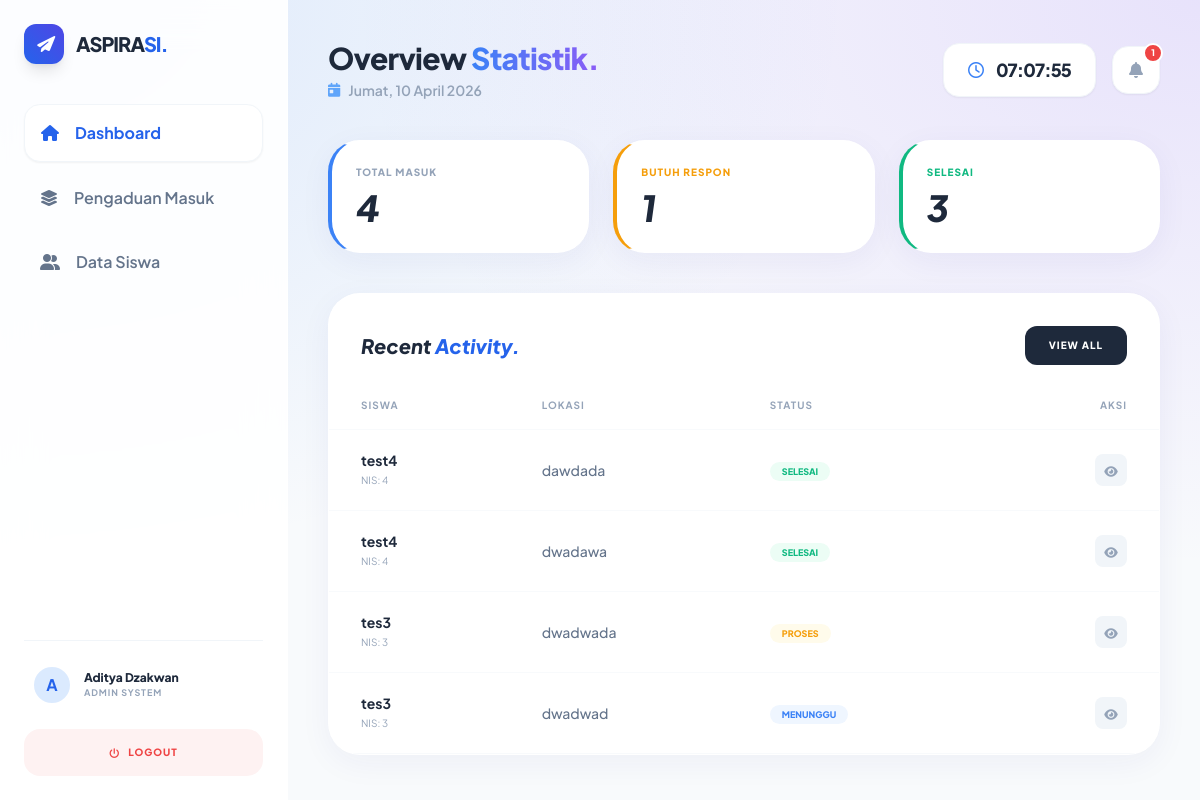
The app's page /admin_dashboard.php (signed in) with its own data.
### tables this page shows
CREATE TABLE `input_aspirasi` (
  `id_pelaporan` int NOT NULL,
  `nis` int DEFAULT NULL,
  `id_kategori` int DEFAULT NULL,
  `lokasi` varchar(50) DEFAULT NULL,
  `ket` varchar(50) DEFAULT NULL,
  `foto` varchar(255) DEFAULT NULL
);

CREATE TABLE `siswa` (
  `nis` int NOT NULL,
  `nama` varchar(100) DEFAULT NULL,
  `kelas` varchar(10) DEFAULT NULL,
  `password` varchar(255) DEFAULT NULL,
  `role` enum('admin','siswa') DEFAULT 'siswa'
);

CREATE TABLE `aspirasi` (
  `id_aspirasi` int NOT NULL,
  `id_pelaporan` int DEFAULT NULL,
  `status` enum('Menunggu','Proses','Selesai') DEFAULT 'Menunggu',
  `id_kategori` int DEFAULT NULL,
  `feedback` text
);

### admin_dashboard.php (the view, shortened to what this page needs)
<?php
include 'koneksi.php';
$total = mysqli_num_rows(mysqli_query($conn, "SELECT id_pelaporan FROM input_aspirasi"));
$pending = mysqli_num_rows(mysqli_query($conn, "SELECT a.id_pelaporan FROM aspirasi a RIGHT JOIN input_aspirasi i ON a.id_pelaporan = i.id_pelaporan WHERE a.status IS NULL OR a.status = 'Menunggu'"));
$selesai = mysqli_num_rows(mysqli_query($conn, "SELECT id_pelaporan FROM aspirasi WHERE status = 'Selesai'"));
$query_terbaru = mysqli_query($conn, "SELECT i.*, s.nama, a.status FROM input_aspirasi i
    JOIN siswa s ON i.nis = s.nis
    LEFT JOIN aspirasi a ON i.id_pelaporan = a.id_pelaporan
    ORDER BY i.id_pelaporan DESC LIMIT 5");
?>
<!DOCTYPE html>
<html lang="id">
<head>
    <script src="https://cdn.tailwindcss.com"></script>
    <link rel="stylesheet" href="https://cdnjs.cloudflare.com/ajax/libs/font-awesome/6.4.0/css/all.min.css">
    <link rel="stylesheet" href="https://cdnjs.cloudflare.com/ajax/libs/animate.css/4.1.1/animate.min.css"/>
</head>
<body class="bg-slate-50">
    <aside id="sidebar" class="w-72 h-screen sidebar-premium fixed left-0 top-0 p-6 flex flex-col z-50 lg:translate-x-0">
        <div class="mb-10 flex items-center justify-between">
            <div class="flex items-center gap-3">
                <div class="w-10 h-10 bg-gradient-to-tr from-blue-600 to-indigo-600 rounded-xl flex items-center justify-center shadow-lg">
                    <i class="fa-solid fa-paper-plane text-white italic"></i>
                </div>
                <h1 class="text-xl font-black text-slate-800 tracking-tighter">ASPIRA<span class="text-blue-600">SI.</span></h1>
            </div>
        </div>
        <nav class="flex-1 space-y-2">
            <a href="admin_dashboard.php" class="flex items-center gap-4 p-4 bg-white border border-slate-100 shadow-sm text-blue-600 rounded-2xl font-bold transition-all">
                <i class="fa-solid fa-house"></i> Dashboard
            </a>
            <a href="data_pengaduan.php" class="flex items-center gap-4 p-4 text-slate-500 hover:bg-white/50 rounded-2xl font-semibold transition-all group">
                <i class="fa-solid fa-layer-group group-hover:text-blue-500"></i> Pengaduan Masuk
            </a>
            <a href="data_siswa.php" class="flex items-center gap-4 p-4 text-slate-500 hover:bg-white/50 rounded-2xl font-semibold transition-all group">
                <i class="fa-solid fa-user-group group-hover:text-blue-500"></i> Data Siswa
            </a>
        </nav>
        <div class="mt-auto pt-6 border-t border-slate-100">
            <div class="flex items-center gap-3 mb-6 px-2">
                <div class="w-10 h-10 rounded-full bg-blue-100 flex items-center justify-center font-bold text-blue-600 border-2 border-white shrink-0">
                    <?= strtoupper(substr($_SESSION['nama'] ?? 'A', 0, 1)) ?>
                </div>
                <div class="min-w-0">
                    <p class="text-xs font-black text-slate-800 truncate"><?= $_SESSION['nama'] ?? 'Admin' ?></p>
                    <p class="text-[9px] text-slate-400 font-bold tracking-widest uppercase">Admin System</p>
                </div>
            </div>
            <a href="logout.php" class="flex items-center justify-center gap-2 p-4 bg-red-50 text-red-500 font-black rounded-2xl hover:bg-red-500 hover:text-white transition-all text-[10px] tracking-widest uppercase">
                <i class="fa-solid fa-power-off"></i> Logout
            </a>
        </div>
    </aside>
    <main class="lg:ml-72 min-h-screen transition-all duration-300">
        <div class="p-6 md:p-10 max-w-7xl mx-auto">
            <header class="flex flex-col md:flex-row justify-between items-start md:items-center gap-6 mb-10">
                <div>
                    <h2 class="text-3xl font-black text-slate-800 tracking-tight">Overview <span class="gradient-text">Statistik.</span></h2>
                    <p class="text-slate-400 font-semibold mt-1 text-sm flex items-center gap-2">
                        <i class="fa-solid fa-calendar-day text-blue-400"></i> <span id="real-date">Loading date...</span>
                    </p>
                </div>
                <div class="flex items-center gap-4 w-full md:w-auto">
                    <div class="hidden sm:flex px-6 py-3 bg-white rounded-2xl shadow-sm border border-slate-100 items-center gap-3">
                        <i class="fa-regular fa-clock text-blue-500"></i>
                        <span id="real-clock" class="text-lg font-black text-slate-800 tracking-tighter">00:00:00</span>
                    </div>
                    <button class="w-12 h-12 bg-white rounded-2xl shadow-sm border border-slate-100 text-slate-400 relative ml-auto md:ml-0">
                        <i class="fa-solid fa-bell"></i>
                        <?php if($pending > 0): ?>
                        <span class="absolute -top-1 -right-1 w-5 h-5 bg-red-500 border-2 border-white rounded-full text-[9px] text-white font-black flex items-center justify-center">
                            <?= $pending ?>
                        </span>
                        <?php endif; ?>
                    </button>
                </div>
            </header>
            <div class="grid grid-cols-1 sm:grid-cols-2 lg:grid-cols-3 gap-6 mb-10">
                <div class="glass-card p-6 rounded-[2rem] bg-white border-l-4 border-l-blue-500">
                    <p class="text-[10px] font-black text-slate-400 uppercase tracking-widest">Total Masuk</p>
                    <h3 class="text-4xl font-black text-slate-800 mt-2 italic"><?= $total ?></h3>
                </div>
                <div class="glass-card p-6 rounded-[2rem] bg-white border-l-4 border-l-amber-500">
                    <p class="text-[10px] font-black text-amber-500 uppercase tracking-widest">Butuh Respon</p>
                    <h3 class="text-4xl font-black text-slate-800 mt-2 italic"><?= $pending ?></h3>
                </div>
                <div class="glass-card p-6 rounded-[2rem] bg-white border-l-4 border-l-emerald-500 sm:col-span-2 lg:col-span-1">
                    <p class="text-[10px] font-black text-emerald-500 uppercase tracking-widest">Selesai</p>
                    <h3 class="text-4xl font-black text-slate-800 mt-2 italic"><?= $selesai ?></h3>
                </div>
            </div>
            <div class="glass-card rounded-[2rem] bg-white overflow-hidden">
                <div class="p-6 md:p-8 flex flex-col sm:flex-row justify-between items-start sm:items-center gap-4">
                    <h4 class="text-xl font-black text-slate-800 italic">Recent <span class="text-blue-600">Activity.</span></h4>
                    <a href="data_pengaduan.php" class="w-full sm:w-auto px-6 py-3 bg-slate-800 text-white text-center rounded-xl text-[10px] font-black uppercase tracking-widest hover:bg-blue-600 transition-all">View All</a>
                </div>
                <div class="overflow-x-auto">
                    <table class="w-full text-left min-w-[600px]">
                        <thead>
                            <tr class="text-[10px] font-black text-slate-400 uppercase tracking-widest border-b border-slate-50">
                                <th class="px-8 pb-4">Siswa</th>
                                <th class="px-6 pb-4">Lokasi</th>
                                <th class="px-6 pb-4">Status</th>
                                <th class="px-8 pb-4 text-right">Aksi</th>
                            </tr>
                        </thead>
                        <tbody class="text-sm">
                            <?php while($row = mysqli_fetch_assoc($query_terbaru)) :
                                $st = $row['status'] ?? 'Menunggu';
                                $badge = "text-blue-500 bg-blue-50";
                                if($st == 'Selesai') $badge = "text-emerald-500 bg-emerald-50";
                                if($st == 'Proses') $badge = "text-amber-500 bg-amber-50";
                            ?>
                            <tr class="border-b border-slate-50 hover:bg-slate-50 transition-all">
                                <td class="px-8 py-5">
                                    <p class="font-bold text-slate-800"><?= $row['nama'] ?></p>
                                    <p class="text-[10px] text-slate-400">NIS: <?= $row['nis'] ?></p>
                                </td>
                                <td class="px-6 py-5 text-slate-500 font-medium">
                                    <?= $row['lokasi'] ?>
                                </td>
                                <td class="px-6 py-5">
                                    <span class="px-3 py-1 rounded-full text-[9px] font-black uppercase <?= $badge ?>"><?= $st ?></span>
                                </td>
                                <td class="px-8 py-5 text-right">
                                    <button onclick="openModal('<?= $row['lokasi'] ?>', '<?= addslashes($row['ket']) ?>', '<?= $row['foto'] ?>')"
                                            class="w-8 h-8 bg-slate-100 rounded-lg text-slate-400 hover:bg-blue-600 hover:text-white transition-all">
                                        <i class="fa-solid fa-eye text-xs"></i>
                                    </button>
                                </td>
                            </tr>
                            <?php endwhile; ?>
                        </tbody>
                    </table>
                </div>
            </div>
        </div>
    </main>
</body>
</html>

### admin_dashboard.php (style rules this page uses)
body { font-family: 'Plus Jakarta Sans', sans-serif; background: radial-gradient(at 0% 0%, rgba(59, 130, 246, 0.15) 0, transparent 50%), radial-gradient(at 100% 0%, rgba(139, 92, 246, 0.15) 0, transparent 50%), #f8fafc; min-height: 100vh; }
.sidebar-premium { background: rgba(255, 255, 255, 0.9); backdrop-filter: blur(20px); border-right: 1px solid rgba(255, 255, 255, 0.5); transition: transform 0.4s cubic-bezier(0.4, 0, 0.2, 1); }
.glass-card { background: rgba(255, 255, 255, 0.7); backdrop-filter: blur(12px); border: 1px solid rgba(255, 255, 255, 0.8); box-shadow: 0 8px 32px 0 rgba(31, 38, 135, 0.05); }
.gradient-text { background: linear-gradient(90deg, #3b82f6, #8b5cf6); -webkit-background-clip: text; -webkit-text-fill-color: transparent; }

### records on screen
input_aspirasi: nis.nama "test4", nis "4", lokasi "dawdada", aspirasi.status "SELESAI"
input_aspirasi: nis.nama "test4", nis "4", lokasi "dwadawa", aspirasi.status "SELESAI"
input_aspirasi: nis.nama "tes3", nis "3", lokasi "dwadwada", aspirasi.status "PROSES"
input_aspirasi: nis.nama "tes3", nis "3", lokasi "dwadwad", st "MENUNGGU"

### other values on screen
substr($_SESSION['nama'] ?? 'A', 0, 1) "A"
$_SESSION['nama'] "Aditya Dzakwan"
$pending "1"
$total "4"
$selesai "3"
